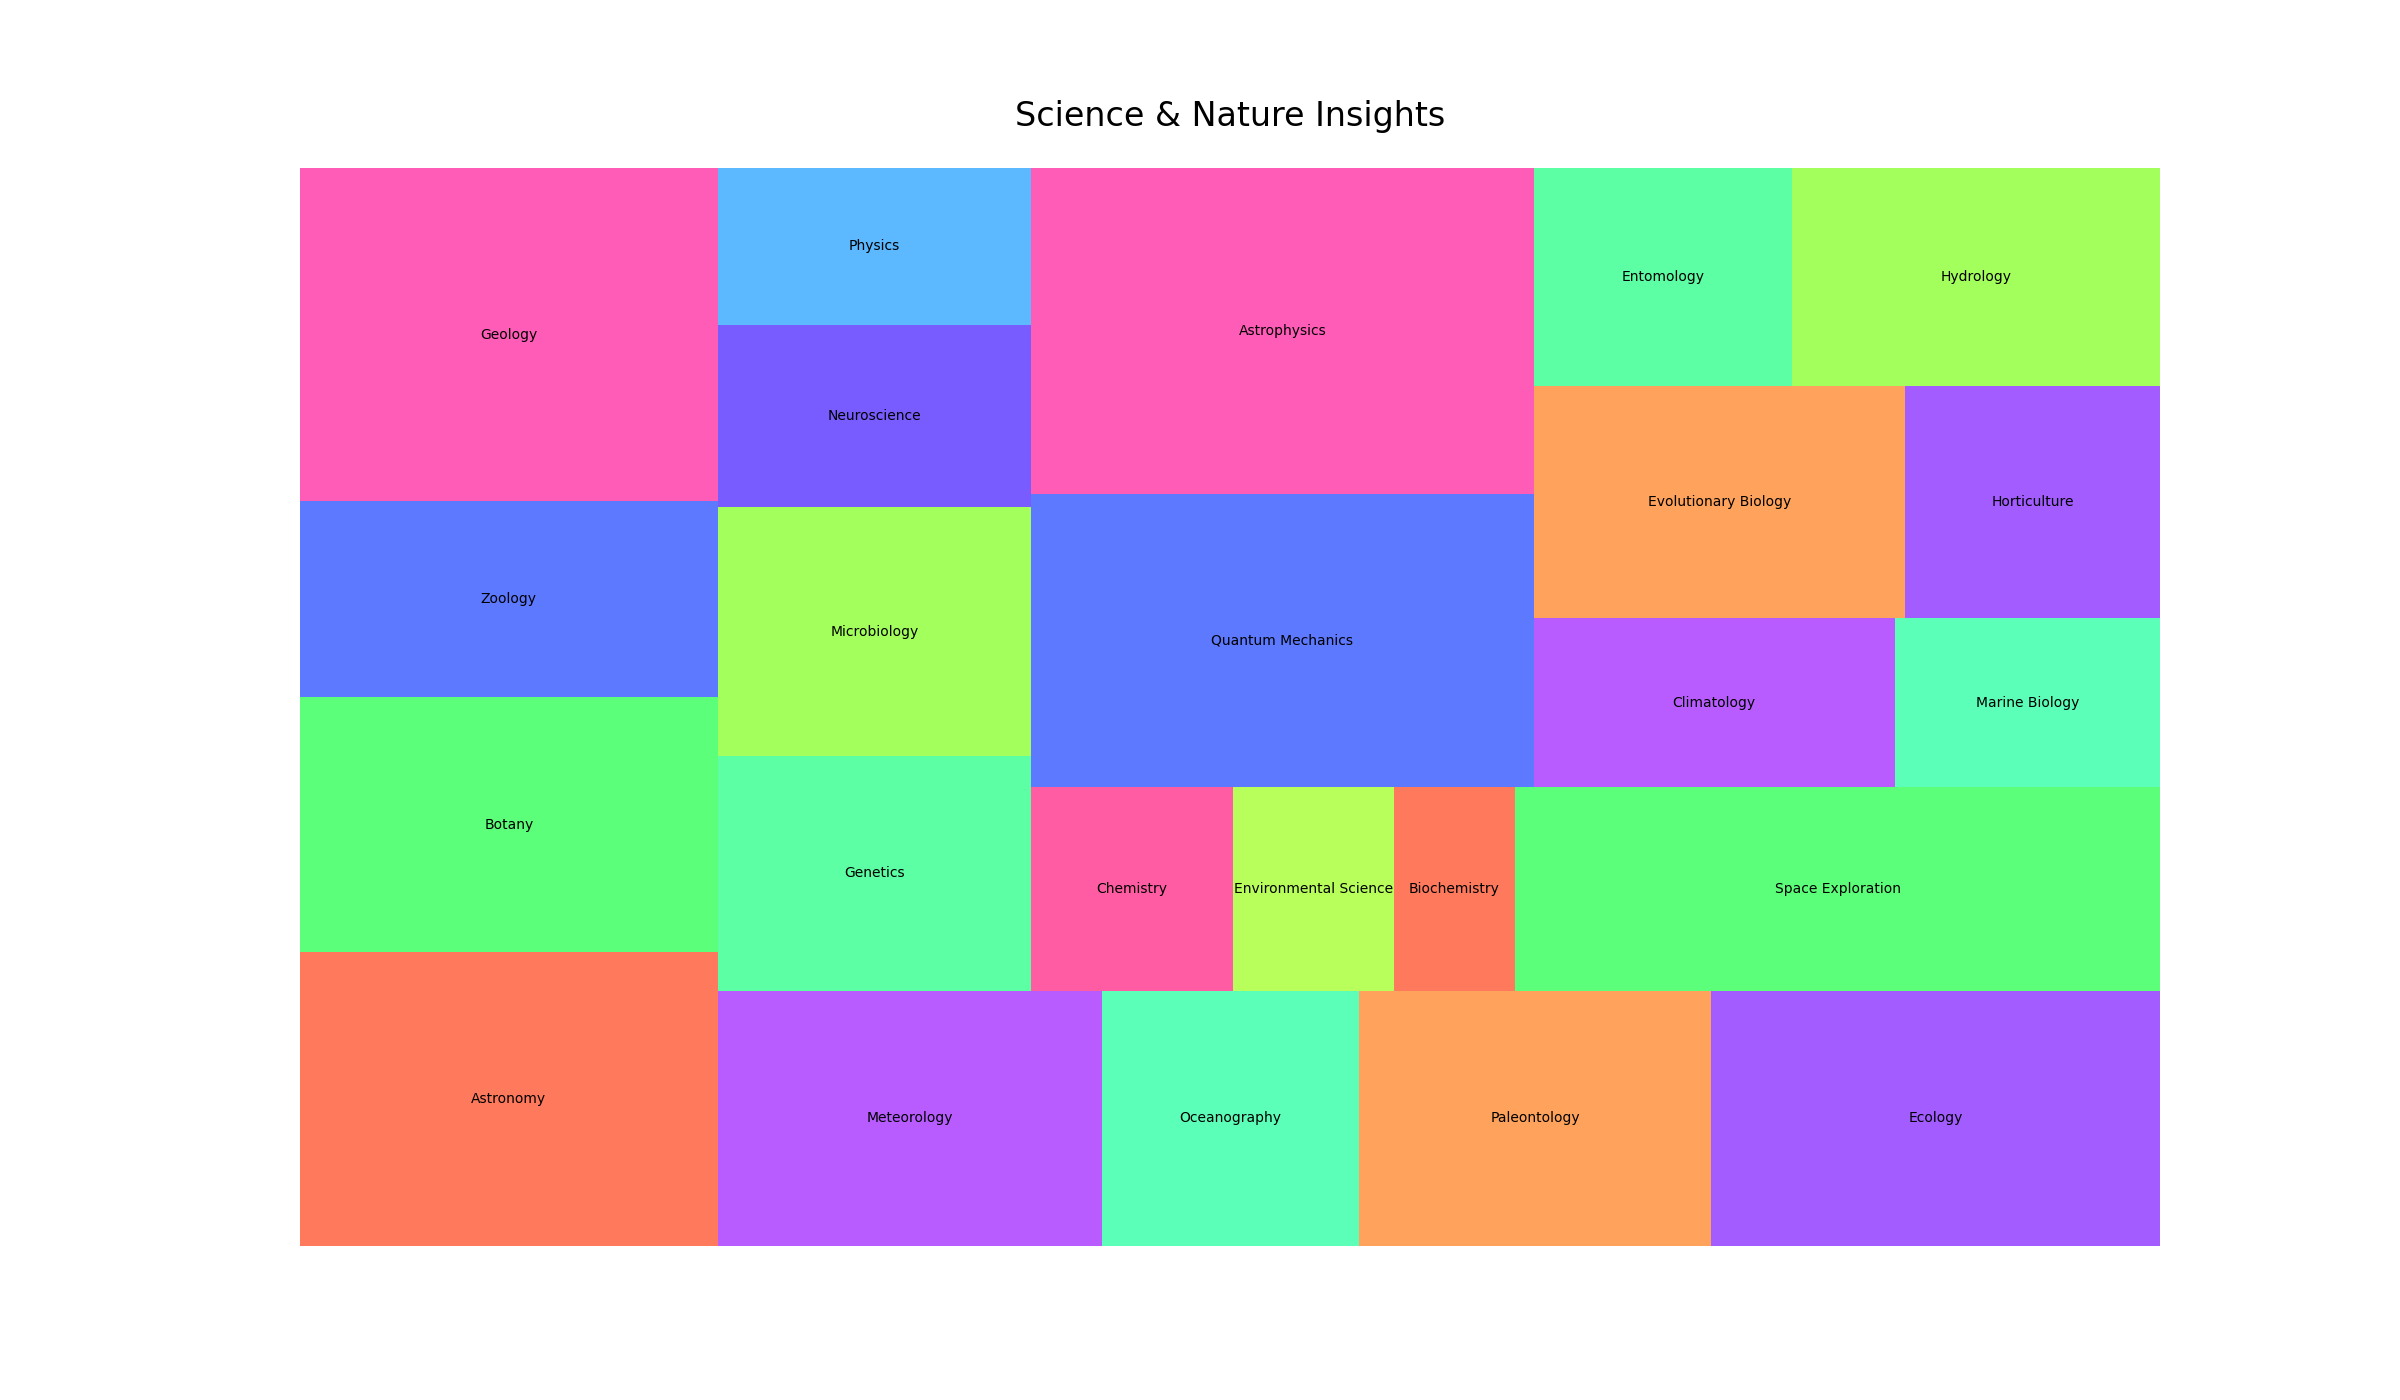

Reproduce this figure in Python.

import matplotlib.pyplot as plt
import squarify

# Data
categories = [
    'Astronomy', 'Botany', 'Zoology', 'Geology', 'Meteorology', 'Oceanography', 'Paleontology', 
    'Ecology', 'Genetics', 'Microbiology', 'Neuroscience', 'Physics', 'Chemistry', 
    'Environmental Science', 'Biochemistry', 'Space Exploration', 'Quantum Mechanics', 
    'Astrophysics', 'Climatology', 'Marine Biology', 'Evolutionary Biology', 'Horticulture', 
    'Entomology', 'Hydrology'
]
values = [
    15000, 13000, 10000, 17000, 12000, 8000, 11000, 14000, 9000, 9500, 7000, 6000, 
    5000, 4000, 3000, 16000, 18000, 20000, 7500, 5500, 10500, 7200, 6900, 9800
]

# Colors
colors = [
    '#FF5733', '#33FF57', '#3357FF', '#FF33A6', '#A633FF', '#33FFA6', '#FF8C33', 
    '#8C33FF', '#33FF8C', '#8CFF33', '#5733FF', '#33A6FF', '#FF338C', '#A6FF33', 
    '#FF5733', '#33FF57', '#3357FF', '#FF33A6', '#A633FF', '#33FFA6', '#FF8C33', 
    '#8C33FF', '#33FF8C', '#8CFF33'
]

plt.figure(figsize=(24, 14))

# Treemap
squarify.plot(sizes=values, label=categories, color=colors, alpha=0.8)

plt.title('Science & Nature Insights', fontsize=24, pad=30)

# Removing axes
plt.axis('off')

# Display the plot
plt.show()
